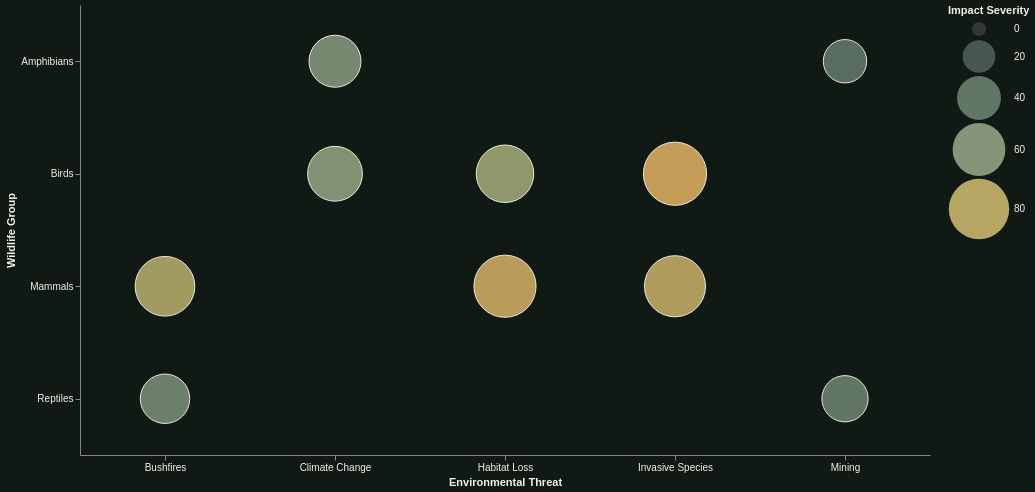

This figure's Vega-Lite source:
### Vega-Lite specification from a JSON file in a GitHub repository (floating-point values rounded to 4 significant figures)
{"$schema": "https://vega.github.io/schema/vega-lite/v5.json", "width": 850, "height": 450, "data": {"values": [{"threat": "Habitat Loss", "species": "Mammals", "impact": 85}, {"threat": "Habitat Loss", "species": "Birds", "impact": 72}, {"threat": "Climate Change", "species": "Birds", "impact": 65}, {"threat": "Climate Change", "species": "Amphibians", "impact": 58}, {"threat": "Bushfires", "species": "Mammals", "impact": 78}, {"threat": "Bushfires", "species": "Reptiles", "impact": 52}, {"threat": "Invasive Species", "species": "Birds", "impact": 88}, {"threat": "Invasive Species", "species": "Mammals", "impact": 82}, {"threat": "Mining", "species": "Reptiles", "impact": 45}, {"threat": "Mining", "species": "Amphibians", "impact": 39}]}, "mark": {"type": "circle", "opacity": 0.92, "stroke": "#f3f1ea", "strokeWidth": 1}, "encoding": {"x": {"field": "threat", "type": "nominal", "title": "Environmental Threat", "axis": {"labelAngle": 0, "labelColor": "#f3f1ea", "titleColor": "#f3f1ea"}}, "y": {"field": "species", "type": "nominal", "title": "Wildlife Group", "axis": {"labelColor": "#f3f1ea", "titleColor": "#f3f1ea"}}, "size": {"field": "impact", "type": "quantitative", "title": "Impact Severity", "scale": {"range": [200, 4000]}}, "color": {"field": "impact", "type": "quantitative", "scale": {"range": ["#607466", "#8b9a7d", "#d6a85f"]}, "legend": {"labelColor": "#f3f1ea", "titleColor": "#f3f1ea"}}, "tooltip": [{"field": "threat", "title": "Threat"}, {"field": "species", "title": "Species Group"}, {"field": "impact", "title": "Impact Severity"}]}, "config": {"background": "#111915", "view": {"stroke": null}}}
